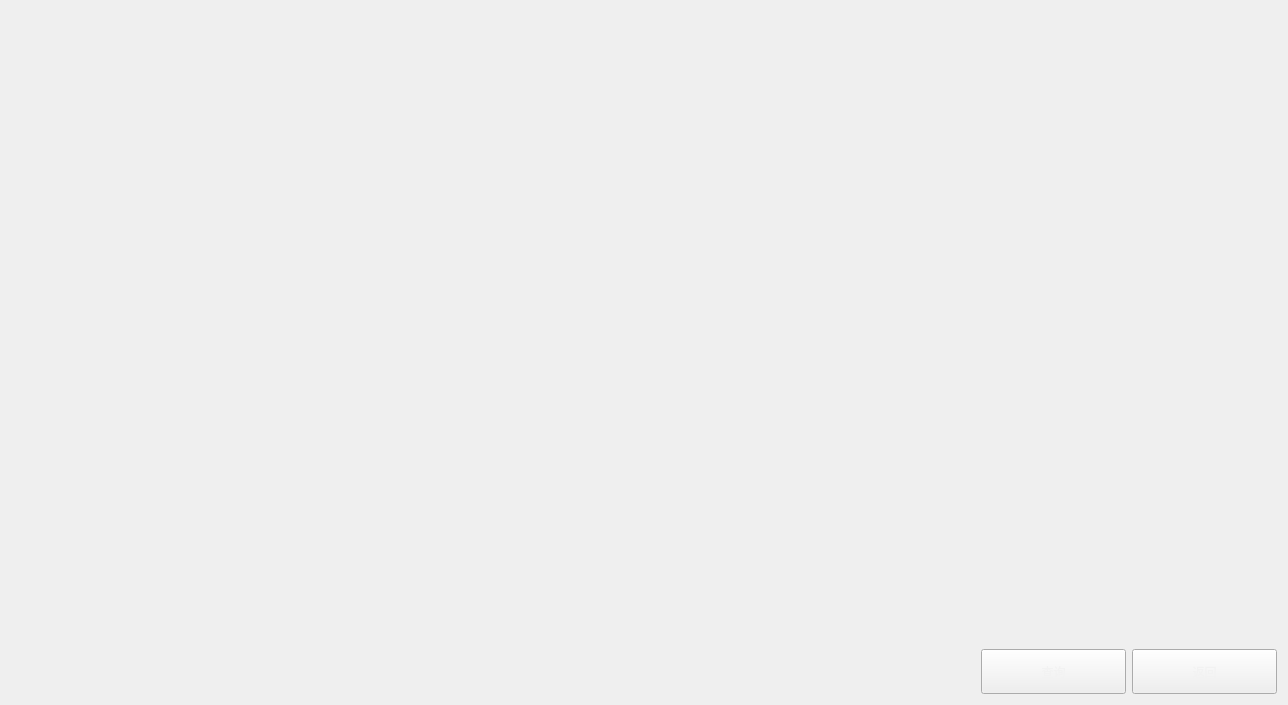
<?xml version="1.0" encoding="UTF-8"?>
<ui version="4.0">
 <class>QCAnalysisTrend</class>
 <widget class="QWidget" name="QCAnalysisTrend">
  <property name="geometry">
   <rect>
    <x>0</x>
    <y>0</y>
    <width>1288</width>
    <height>705</height>
   </rect>
  </property>
  <property name="windowTitle">
   <string>Form</string>
  </property>
  <layout class="QGridLayout" name="gridLayout" columnstretch="1,9">
   <item row="0" column="0">
    <widget class="CusTableView" name="ProjectsTable" native="true"/>
   </item>
   <item row="0" column="1">
    <layout class="QVBoxLayout" name="verticalLayout" stretch="9,1">
     <item>
      <widget class="CusLineChartWidget" name="widget_2" native="true"/>
     </item>
     <item>
      <layout class="QHBoxLayout" name="horizontalLayout">
       <item>
        <spacer name="horizontalSpacer">
         <property name="orientation">
          <enum>Qt::Horizontal</enum>
         </property>
         <property name="sizeHint" stdset="0">
          <size>
           <width>40</width>
           <height>20</height>
          </size>
         </property>
        </spacer>
       </item>
       <item>
        <widget class="QPushButton" name="QueryBtn">
         <property name="minimumSize">
          <size>
           <width>145</width>
           <height>45</height>
          </size>
         </property>
         <property name="styleSheet">
          <string notr="true">QPushButton{
font: 700 13pt &quot;Microsoft YaHei UI&quot;;
color: #F2F2F2;
border-image: url(:/resources/img/common/btnNomal.png);
padding: -1;}
QPushButton:pressed{
font: 700 13pt &quot;Microsoft YaHei UI&quot;;
color: #F2F2F2;
border-image: url(:/resources/img/common/btnClicked.png);
padding: -1;}
</string>
         </property>
         <property name="text">
          <string>查询</string>
         </property>
        </widget>
       </item>
       <item>
        <widget class="QPushButton" name="ReturnBtn">
         <property name="minimumSize">
          <size>
           <width>145</width>
           <height>45</height>
          </size>
         </property>
         <property name="styleSheet">
          <string notr="true">QPushButton{
font: 700 13pt &quot;Microsoft YaHei UI&quot;;
color: #F2F2F2;
border-image: url(:/resources/img/common/btnNomal.png);
padding: -1;}
QPushButton:pressed{
font: 700 13pt &quot;Microsoft YaHei UI&quot;;
color: #F2F2F2;
border-image: url(:/resources/img/common/btnClicked.png);
padding: -1;}
</string>
         </property>
         <property name="text">
          <string>返回</string>
         </property>
        </widget>
       </item>
      </layout>
     </item>
    </layout>
   </item>
  </layout>
 </widget>
 <customwidgets>
  <customwidget>
   <class>CusTableView</class>
   <extends>QWidget</extends>
   <header location="global">CusTableView.h</header>
   <container>1</container>
  </customwidget>
  <customwidget>
   <class>CusLineChartWidget</class>
   <extends>QWidget</extends>
   <header location="global">CusLineChartWidget.h</header>
   <container>1</container>
  </customwidget>
 </customwidgets>
 <resources/>
 <connections/>
</ui>
